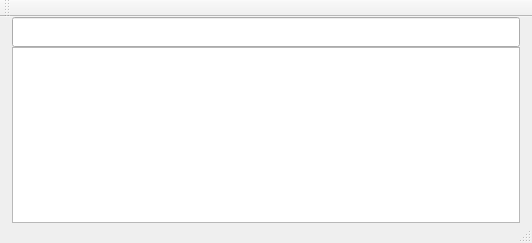
<?xml version="1.0" encoding="UTF-8"?>
<ui version="4.0">
 <class>ClipboardClass</class>
 <widget class="QMainWindow" name="ClipboardClass">
  <property name="geometry">
   <rect>
    <x>0</x>
    <y>0</y>
    <width>532</width>
    <height>243</height>
   </rect>
  </property>
  <property name="font">
   <font>
    <stylestrategy>PreferAntialias</stylestrategy>
   </font>
  </property>
  <property name="focusPolicy">
   <enum>Qt::ClickFocus</enum>
  </property>
  <property name="windowTitle">
   <string>Clipboard</string>
  </property>
  <property name="windowIcon">
   <iconset resource="clipboard.qrc">
    <normaloff>:/icon.ico</normaloff>:/icon.ico</iconset>
  </property>
  <property name="windowOpacity">
   <double>1.000000000000000</double>
  </property>
  <property name="autoFillBackground">
   <bool>false</bool>
  </property>
  <property name="styleSheet">
   <string notr="true"/>
  </property>
  <property name="animated">
   <bool>true</bool>
  </property>
  <property name="unifiedTitleAndToolBarOnMac">
   <bool>true</bool>
  </property>
  <widget class="QWidget" name="centralWidget">
   <layout class="QGridLayout" name="gridLayout_2">
    <property name="leftMargin">
     <number>12</number>
    </property>
    <property name="topMargin">
     <number>0</number>
    </property>
    <property name="rightMargin">
     <number>12</number>
    </property>
    <property name="bottomMargin">
     <number>0</number>
    </property>
    <property name="spacing">
     <number>0</number>
    </property>
    <item row="0" column="0">
     <widget class="QStackedWidget" name="stackedWidget_2">
      <property name="currentIndex">
       <number>0</number>
      </property>
      <widget class="QWidget" name="TextPage">
       <layout class="QGridLayout" name="gridLayout">
        <property name="leftMargin">
         <number>0</number>
        </property>
        <property name="topMargin">
         <number>0</number>
        </property>
        <property name="rightMargin">
         <number>0</number>
        </property>
        <property name="bottomMargin">
         <number>0</number>
        </property>
        <property name="spacing">
         <number>0</number>
        </property>
        <item row="4" column="0">
         <widget class="QTextBrowser" name="textBrowser"/>
        </item>
        <item row="3" column="0">
         <widget class="QLineEdit" name="SearchEdit">
          <property name="minimumSize">
           <size>
            <width>0</width>
            <height>30</height>
           </size>
          </property>
          <property name="font">
           <font>
            <pointsize>13</pointsize>
            <stylestrategy>PreferAntialias</stylestrategy>
           </font>
          </property>
          <property name="text">
           <string/>
          </property>
         </widget>
        </item>
       </layout>
      </widget>
      <widget class="QWidget" name="DocumentPage">
       <layout class="QGridLayout" name="gridLayout_5">
        <property name="leftMargin">
         <number>0</number>
        </property>
        <property name="topMargin">
         <number>0</number>
        </property>
        <property name="rightMargin">
         <number>0</number>
        </property>
        <property name="bottomMargin">
         <number>0</number>
        </property>
        <property name="spacing">
         <number>0</number>
        </property>
        <item row="0" column="0">
         <widget class="QListView" name="DoclistView"/>
        </item>
       </layout>
      </widget>
      <widget class="QWidget" name="ImagePage">
       <layout class="QGridLayout" name="gridLayout_4">
        <property name="leftMargin">
         <number>0</number>
        </property>
        <property name="topMargin">
         <number>0</number>
        </property>
        <property name="rightMargin">
         <number>0</number>
        </property>
        <property name="bottomMargin">
         <number>0</number>
        </property>
        <property name="spacing">
         <number>0</number>
        </property>
        <item row="0" column="0">
         <widget class="QListWidget" name="ImgListWidget"/>
        </item>
       </layout>
      </widget>
     </widget>
    </item>
   </layout>
  </widget>
  <widget class="QStatusBar" name="statusBar">
   <property name="minimumSize">
    <size>
     <width>0</width>
     <height>20</height>
    </size>
   </property>
   <property name="maximumSize">
    <size>
     <width>16777215</width>
     <height>20</height>
    </size>
   </property>
  </widget>
  <widget class="QToolBar" name="toolBar">
   <property name="minimumSize">
    <size>
     <width>0</width>
     <height>0</height>
    </size>
   </property>
   <property name="maximumSize">
    <size>
     <width>16777215</width>
     <height>16777215</height>
    </size>
   </property>
   <property name="windowTitle">
    <string>toolBar</string>
   </property>
   <property name="movable">
    <bool>true</bool>
   </property>
   <property name="floatable">
    <bool>false</bool>
   </property>
   <attribute name="toolBarArea">
    <enum>TopToolBarArea</enum>
   </attribute>
   <attribute name="toolBarBreak">
    <bool>false</bool>
   </attribute>
  </widget>
 </widget>
 <layoutdefault spacing="6" margin="11"/>
 <resources>
  <include location="clipboard.qrc"/>
 </resources>
 <connections/>
</ui>
